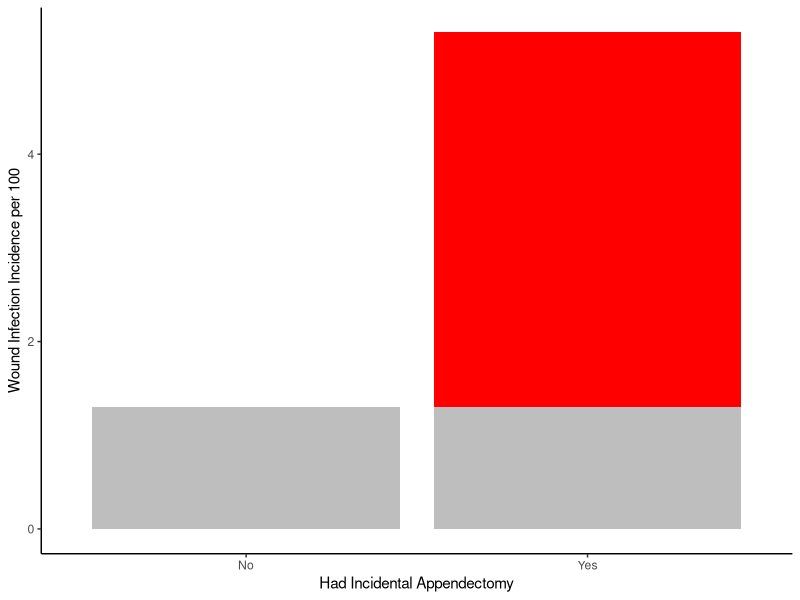

Write the R code that produced this figure.
## ---- chunk 1
knitr::include_graphics("https://picsum.photos/200/300")
## ---- chunk 2
library(dplyr, warn.conflicts = FALSE)
library(ggplot2)
## ---- chunk 3
matrix <- matrix(
  c(a = 7, b = 124, 
    c = 1, d = 78),
  ncol = 2,
  byrow = TRUE
)

# Add names to make the matrix more readable
rownames(matrix) <- c("Appendectomy", "No Appendectomy")
colnames(matrix) <- c("Infection", "No Infection")

matrix
## ---- chunk 4
crosstab_mat <- cbind(matrix, rowsum = rowSums(matrix))
crosstab_mat
## ---- chunk 5
ip <- crosstab_mat[, "Infection"] / crosstab_mat[, "rowsum"]
crosstab_mat <- cbind(crosstab_mat, ip)
crosstab_mat
## ---- chunk 6
ip_exposed <- crosstab_mat["Appendectomy", "ip"]
ip_unexposed <- crosstab_mat["No Appendectomy", "ip"]
risk_difference <- ip_exposed - ip_unexposed
risk_difference
## ---- chunk 7
risk_difference * 100
## ---- chunk 8
tibble(
  appendectomy = factor(c("No", "No", "Yes", "Yes")),
  base_rate = c("Yes", "No", "Yes", "No"),
  incidence = c(1.3, 0.0, 1.3, 4.0) 
) %>% 
ggplot() +
  geom_col(aes(x = appendectomy, y = incidence, fill = base_rate)) +
  scale_fill_manual(values = c("red", "gray")) +
  labs(
    x = "Had Incidental Appendectomy",
    y = "Wound Infection Incidence per 100"
  ) +
  theme_classic() +
  theme(legend.position = "none") 
## ---- chunk 9
rm(list = ls())
